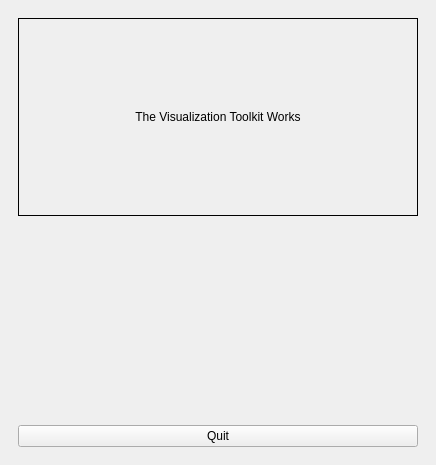
<?xml version="1.0" encoding="UTF-8"?>
<ui version="4.0">
 <class>MainWindow</class>
 <widget class="QMainWindow" name="MainWindow">
  <property name="geometry">
   <rect>
    <x>0</x>
    <y>0</y>
    <width>436</width>
    <height>465</height>
   </rect>
  </property>
  <property name="sizePolicy">
   <sizepolicy hsizetype="Fixed" vsizetype="Fixed">
    <horstretch>0</horstretch>
    <verstretch>0</verstretch>
   </sizepolicy>
  </property>
  <property name="maximumSize">
   <size>
    <width>800</width>
    <height>600</height>
   </size>
  </property>
  <property name="windowTitle">
   <string>MainWindow</string>
  </property>
  <widget class="QWidget" name="centralwidget">
   <layout class="QVBoxLayout" name="verticalLayout">
    <item>
     <widget class="QWidget" name="verticalWidget" native="true">
      <layout class="QVBoxLayout" name="verticalLayout_2">
       <item>
        <widget class="QLabel" name="label">
         <property name="frameShape">
          <enum>QFrame::Box</enum>
         </property>
         <property name="text">
          <string>The Visualization Toolkit Works</string>
         </property>
         <property name="alignment">
          <set>Qt::AlignCenter</set>
         </property>
        </widget>
       </item>
       <item>
        <widget class="VTKBackPlot" name="vtkbackplot"/>
       </item>
       <item>
        <widget class="QPushButton" name="exitBtn">
         <property name="text">
          <string>Quit</string>
         </property>
        </widget>
       </item>
      </layout>
     </widget>
    </item>
   </layout>
  </widget>
  <action name="actionExit">
   <property name="text">
    <string>Exit</string>
   </property>
   <property name="shortcut">
    <string>Ctrl+Q</string>
   </property>
  </action>
  <action name="actionOPEN">
   <property name="text">
    <string>oPEN</string>
   </property>
  </action>
  <action name="actionOpen">
   <property name="text">
    <string>Open</string>
   </property>
   <property name="shortcut">
    <string>Ctrl+O</string>
   </property>
  </action>
  <action name="actionFullscreen">
   <property name="checkable">
    <bool>true</bool>
   </property>
   <property name="text">
    <string>Fullscreen</string>
   </property>
   <property name="shortcut">
    <string>F11</string>
   </property>
  </action>
 </widget>
 <customwidgets>
  <customwidget>
   <class>VTKBackPlot</class>
   <extends>QWidget</extends>
   <header>qtpyvcp.widgets.display_widgets.vtk_backplot.vtk_backplot</header>
  </customwidget>
 </customwidgets>
 <resources/>
 <connections/>
</ui>
